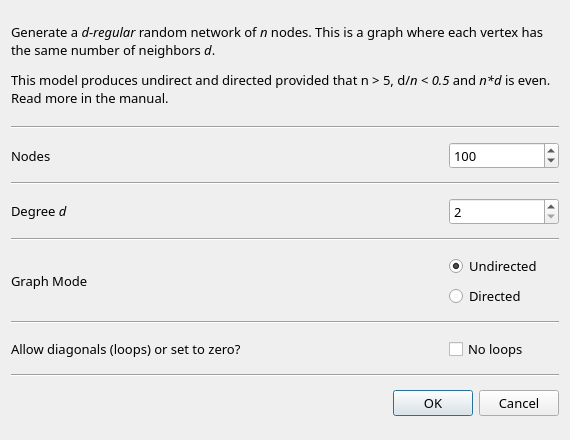
<?xml version="1.0" encoding="UTF-8"?>
<ui version="4.0">
 <class>DialogRandRegular</class>
 <widget class="QDialog" name="DialogRandRegular">
  <property name="geometry">
   <rect>
    <x>0</x>
    <y>0</y>
    <width>570</width>
    <height>440</height>
   </rect>
  </property>
  <property name="sizePolicy">
   <sizepolicy hsizetype="MinimumExpanding" vsizetype="MinimumExpanding">
    <horstretch>0</horstretch>
    <verstretch>0</verstretch>
   </sizepolicy>
  </property>
  <property name="minimumSize">
   <size>
    <width>570</width>
    <height>440</height>
   </size>
  </property>
  <property name="maximumSize">
   <size>
    <width>580</width>
    <height>480</height>
   </size>
  </property>
  <property name="font">
   <font>
    <pointsize>10</pointsize>
   </font>
  </property>
  <property name="windowTitle">
   <string>d-Regular network generator</string>
  </property>
  <layout class="QGridLayout" name="gridLayout">
   <item row="0" column="0">
    <widget class="QLabel" name="label_2">
     <property name="sizePolicy">
      <sizepolicy hsizetype="MinimumExpanding" vsizetype="MinimumExpanding">
       <horstretch>0</horstretch>
       <verstretch>0</verstretch>
      </sizepolicy>
     </property>
     <property name="minimumSize">
      <size>
       <width>450</width>
       <height>70</height>
      </size>
     </property>
     <property name="maximumSize">
      <size>
       <width>16777215</width>
       <height>95</height>
      </size>
     </property>
     <property name="font">
      <font>
       <family>Sans Serif</family>
      </font>
     </property>
     <property name="frameShape">
      <enum>QFrame::NoFrame</enum>
     </property>
     <property name="frameShadow">
      <enum>QFrame::Sunken</enum>
     </property>
     <property name="text">
      <string>&lt;html&gt;&lt;head/&gt;&lt;body&gt;&lt;p&gt;Generate a &lt;span style=&quot; font-style:italic;&quot;&gt;d-regular&lt;/span&gt; random network of &lt;span style=&quot; font-style:italic;&quot;&gt;n&lt;/span&gt; nodes. This is a graph where each vertex has the same number of neighbors &lt;span style=&quot; font-style:italic;&quot;&gt;d&lt;/span&gt;.&lt;/p&gt;&lt;p&gt;This model produces undirect and directed provided that n &amp;gt; 5, d/&lt;span style=&quot; font-style:italic;&quot;&gt;n &amp;lt; 0.5 &lt;/span&gt;and &lt;span style=&quot; font-style:italic;&quot;&gt;n*d &lt;/span&gt;is even. Read more in the manual.&lt;/p&gt;&lt;/body&gt;&lt;/html&gt;</string>
     </property>
     <property name="textFormat">
      <enum>Qt::RichText</enum>
     </property>
     <property name="wordWrap">
      <bool>true</bool>
     </property>
    </widget>
   </item>
   <item row="1" column="0">
    <widget class="Line" name="line">
     <property name="orientation">
      <enum>Qt::Horizontal</enum>
     </property>
    </widget>
   </item>
   <item row="2" column="0">
    <layout class="QHBoxLayout" name="horizontalLayout_2">
     <item>
      <widget class="QLabel" name="nodesLabel">
       <property name="sizePolicy">
        <sizepolicy hsizetype="MinimumExpanding" vsizetype="Preferred">
         <horstretch>0</horstretch>
         <verstretch>0</verstretch>
        </sizepolicy>
       </property>
       <property name="minimumSize">
        <size>
         <width>380</width>
         <height>0</height>
        </size>
       </property>
       <property name="font">
        <font>
         <family>Sans Serif</family>
        </font>
       </property>
       <property name="toolTip">
        <string>&lt;html&gt;&lt;head/&gt;&lt;body&gt;&lt;p&gt;The number n of nodes in the new Regular Network.&lt;/p&gt;&lt;p&gt;Note: For a &lt;span style=&quot; font-style:italic;&quot;&gt;d&lt;/span&gt;-regular graph of &lt;span style=&quot; font-style:italic;&quot;&gt;n&lt;/span&gt; nodes, it is necessary that &lt;span style=&quot; font-style:italic;&quot;&gt;n &amp;gt;= d + 1 &lt;/span&gt;and &lt;span style=&quot; font-style:italic;&quot;&gt;n*d &lt;/span&gt;is even&lt;/p&gt;&lt;/body&gt;&lt;/html&gt;</string>
       </property>
       <property name="text">
        <string>Nodes</string>
       </property>
      </widget>
     </item>
     <item>
      <widget class="QSpinBox" name="nodesSpinBox">
       <property name="sizePolicy">
        <sizepolicy hsizetype="Fixed" vsizetype="Fixed">
         <horstretch>0</horstretch>
         <verstretch>0</verstretch>
        </sizepolicy>
       </property>
       <property name="minimumSize">
        <size>
         <width>110</width>
         <height>0</height>
        </size>
       </property>
       <property name="font">
        <font>
         <family>Sans Serif</family>
        </font>
       </property>
       <property name="toolTip">
        <string>&lt;html&gt;&lt;head/&gt;&lt;body&gt;&lt;p&gt;Enter number n of nodes in the new Regular Network.&lt;/p&gt;&lt;p&gt;Constraints:  &lt;/p&gt;&lt;p&gt;&lt;span style=&quot; font-style:italic;&quot;&gt;n &amp;gt; 6  &lt;/span&gt;and &lt;span style=&quot; font-style:italic;&quot;/&gt;&lt;/p&gt;&lt;p&gt;&lt;span style=&quot; font-style:italic;&quot;&gt;d/n &amp;gt; 0.5  &lt;/span&gt;and&lt;/p&gt;&lt;p&gt;&lt;span style=&quot; font-style:italic;&quot;&gt;n*d &lt;/span&gt;is even&lt;/p&gt;&lt;/body&gt;&lt;/html&gt;</string>
       </property>
       <property name="minimum">
        <number>4</number>
       </property>
       <property name="maximum">
        <number>9999</number>
       </property>
       <property name="value">
        <number>100</number>
       </property>
      </widget>
     </item>
    </layout>
   </item>
   <item row="3" column="0">
    <widget class="Line" name="line_2">
     <property name="orientation">
      <enum>Qt::Horizontal</enum>
     </property>
    </widget>
   </item>
   <item row="4" column="0">
    <layout class="QHBoxLayout" name="horizontalLayout_6">
     <property name="sizeConstraint">
      <enum>QLayout::SetMinimumSize</enum>
     </property>
     <item>
      <widget class="QLabel" name="degreeLabel">
       <property name="sizePolicy">
        <sizepolicy hsizetype="MinimumExpanding" vsizetype="Preferred">
         <horstretch>0</horstretch>
         <verstretch>0</verstretch>
        </sizepolicy>
       </property>
       <property name="minimumSize">
        <size>
         <width>380</width>
         <height>0</height>
        </size>
       </property>
       <property name="font">
        <font>
         <family>Sans Serif</family>
        </font>
       </property>
       <property name="text">
        <string>&lt;html&gt;&lt;head/&gt;&lt;body&gt;&lt;p&gt;Degree &lt;span style=&quot; font-style:italic;&quot;&gt;d&lt;/span&gt;&lt;/p&gt;&lt;/body&gt;&lt;/html&gt;</string>
       </property>
      </widget>
     </item>
     <item>
      <widget class="QSpinBox" name="degreeSpinBox">
       <property name="minimumSize">
        <size>
         <width>110</width>
         <height>0</height>
        </size>
       </property>
       <property name="font">
        <font>
         <family>Sans Serif</family>
        </font>
       </property>
       <property name="toolTip">
        <string>&lt;html&gt;&lt;head/&gt;&lt;body&gt;&lt;p&gt;Enter the degree &lt;span style=&quot; font-style:italic;&quot;&gt;d&lt;/span&gt; each new node will have.&lt;/p&gt;&lt;p&gt;Constraints: &lt;/p&gt;&lt;p&gt;&lt;span style=&quot; font-style:italic;&quot;&gt;d/n &amp;gt; 0.5 &lt;/span&gt;and&lt;/p&gt;&lt;p&gt;&lt;span style=&quot; font-style:italic;&quot;&gt;n*d &lt;/span&gt;is even&lt;/p&gt;&lt;p&gt;In directed Graph Mode, this Degree &lt;span style=&quot; font-style:italic;&quot;&gt;d&lt;/span&gt; option corresponds to the outDegree and the inDegree, which will be both equal to &lt;span style=&quot; font-style:italic;&quot;&gt;d&lt;/span&gt; in the generated directed regular network. &lt;/p&gt;&lt;p&gt;&lt;br/&gt;&lt;/p&gt;&lt;/body&gt;&lt;/html&gt;</string>
       </property>
       <property name="minimum">
        <number>2</number>
       </property>
       <property name="maximum">
        <number>9999</number>
       </property>
       <property name="singleStep">
        <number>1</number>
       </property>
       <property name="value">
        <number>2</number>
       </property>
      </widget>
     </item>
    </layout>
   </item>
   <item row="5" column="0">
    <widget class="Line" name="line_4">
     <property name="orientation">
      <enum>Qt::Horizontal</enum>
     </property>
    </widget>
   </item>
   <item row="6" column="0">
    <layout class="QHBoxLayout" name="horizontalLayout_3">
     <item>
      <widget class="QLabel" name="label">
       <property name="sizePolicy">
        <sizepolicy hsizetype="MinimumExpanding" vsizetype="Preferred">
         <horstretch>0</horstretch>
         <verstretch>0</verstretch>
        </sizepolicy>
       </property>
       <property name="minimumSize">
        <size>
         <width>400</width>
         <height>0</height>
        </size>
       </property>
       <property name="font">
        <font>
         <family>Sans Serif</family>
        </font>
       </property>
       <property name="text">
        <string>Graph Mode</string>
       </property>
      </widget>
     </item>
     <item>
      <layout class="QVBoxLayout" name="verticalLayout">
       <item>
        <widget class="QRadioButton" name="undirectedRadioButton">
         <property name="sizePolicy">
          <sizepolicy hsizetype="Fixed" vsizetype="Fixed">
           <horstretch>0</horstretch>
           <verstretch>0</verstretch>
          </sizepolicy>
         </property>
         <property name="minimumSize">
          <size>
           <width>110</width>
           <height>0</height>
          </size>
         </property>
         <property name="font">
          <font>
           <family>Sans Serif</family>
          </font>
         </property>
         <property name="toolTip">
          <string>&lt;html&gt;&lt;head/&gt;&lt;body&gt;&lt;p&gt;Click &amp;quot;undirected&amp;quot; to generate an undirected &lt;span style=&quot; font-style:italic;&quot;&gt;d&lt;/span&gt;-regular network &lt;/p&gt;&lt;/body&gt;&lt;/html&gt;</string>
         </property>
         <property name="text">
          <string>Undirected</string>
         </property>
         <property name="checked">
          <bool>true</bool>
         </property>
         <property name="autoExclusive">
          <bool>false</bool>
         </property>
        </widget>
       </item>
       <item>
        <widget class="QRadioButton" name="directedRadioButton">
         <property name="sizePolicy">
          <sizepolicy hsizetype="Fixed" vsizetype="Fixed">
           <horstretch>0</horstretch>
           <verstretch>0</verstretch>
          </sizepolicy>
         </property>
         <property name="minimumSize">
          <size>
           <width>100</width>
           <height>0</height>
          </size>
         </property>
         <property name="font">
          <font>
           <family>Sans Serif</family>
          </font>
         </property>
         <property name="toolTip">
          <string>&lt;html&gt;&lt;head/&gt;&lt;body&gt;&lt;p&gt;Click &amp;quot;directed&amp;quot; to generate a directed &lt;span style=&quot; font-style:italic;&quot;&gt;d&lt;/span&gt;-regular network. &lt;/p&gt;&lt;p&gt;In this case, the Degree &lt;span style=&quot; font-style:italic;&quot;&gt;d&lt;/span&gt; option above corresponds to the outDegree and the inDegree which will be both equal to &lt;span style=&quot; font-style:italic;&quot;&gt;d&lt;/span&gt; in the generated regular network. &lt;/p&gt;&lt;p&gt;For instance, if you select &lt;span style=&quot; font-style:italic;&quot;&gt;d&lt;/span&gt;=4 and &lt;span style=&quot; font-style:italic;&quot;&gt;Graph Mode&lt;/span&gt;=directed, then each new node will have outDegree=4 (four outbound edges) and inDegree=4 (four inbound edges). The inbound and outbound edges of each node will not necessarily be from / to the same nodes.&lt;/p&gt;&lt;/body&gt;&lt;/html&gt;</string>
         </property>
         <property name="text">
          <string>Directed</string>
         </property>
         <property name="autoExclusive">
          <bool>false</bool>
         </property>
        </widget>
       </item>
      </layout>
     </item>
    </layout>
   </item>
   <item row="7" column="0">
    <widget class="Line" name="line_5">
     <property name="orientation">
      <enum>Qt::Horizontal</enum>
     </property>
    </widget>
   </item>
   <item row="8" column="0">
    <layout class="QHBoxLayout" name="horizontalLayout_4">
     <item>
      <widget class="QLabel" name="label_3">
       <property name="sizePolicy">
        <sizepolicy hsizetype="MinimumExpanding" vsizetype="Preferred">
         <horstretch>0</horstretch>
         <verstretch>0</verstretch>
        </sizepolicy>
       </property>
       <property name="minimumSize">
        <size>
         <width>400</width>
         <height>0</height>
        </size>
       </property>
       <property name="font">
        <font>
         <family>Sans Serif</family>
        </font>
       </property>
       <property name="text">
        <string>Allow diagonals (loops) or set to zero?</string>
       </property>
      </widget>
     </item>
     <item>
      <layout class="QVBoxLayout" name="verticalLayout_2">
       <item>
        <widget class="QCheckBox" name="diagCheckBox">
         <property name="sizePolicy">
          <sizepolicy hsizetype="Fixed" vsizetype="Fixed">
           <horstretch>0</horstretch>
           <verstretch>0</verstretch>
          </sizepolicy>
         </property>
         <property name="minimumSize">
          <size>
           <width>110</width>
           <height>0</height>
          </size>
         </property>
         <property name="font">
          <font>
           <family>Sans Serif</family>
          </font>
         </property>
         <property name="toolTip">
          <string>Check to allow loops (nodes linking to themselves) in the new network</string>
         </property>
         <property name="text">
          <string>No loops</string>
         </property>
         <property name="checked">
          <bool>false</bool>
         </property>
        </widget>
       </item>
      </layout>
     </item>
    </layout>
   </item>
   <item row="9" column="0">
    <widget class="Line" name="line_6">
     <property name="orientation">
      <enum>Qt::Horizontal</enum>
     </property>
    </widget>
   </item>
   <item row="10" column="0">
    <widget class="QDialogButtonBox" name="buttonBox">
     <property name="font">
      <font>
       <family>Sans Serif</family>
       <pointsize>10</pointsize>
       <stylestrategy>PreferDefault</stylestrategy>
      </font>
     </property>
     <property name="orientation">
      <enum>Qt::Horizontal</enum>
     </property>
     <property name="standardButtons">
      <set>QDialogButtonBox::Cancel|QDialogButtonBox::Ok</set>
     </property>
    </widget>
   </item>
  </layout>
 </widget>
 <resources/>
 <connections>
  <connection>
   <sender>buttonBox</sender>
   <signal>accepted()</signal>
   <receiver>DialogRandRegular</receiver>
   <slot>accept()</slot>
   <hints>
    <hint type="sourcelabel">
     <x>257</x>
     <y>373</y>
    </hint>
    <hint type="destinationlabel">
     <x>157</x>
     <y>274</y>
    </hint>
   </hints>
  </connection>
  <connection>
   <sender>buttonBox</sender>
   <signal>rejected()</signal>
   <receiver>DialogRandRegular</receiver>
   <slot>reject()</slot>
   <hints>
    <hint type="sourcelabel">
     <x>325</x>
     <y>373</y>
    </hint>
    <hint type="destinationlabel">
     <x>286</x>
     <y>274</y>
    </hint>
   </hints>
  </connection>
 </connections>
</ui>
